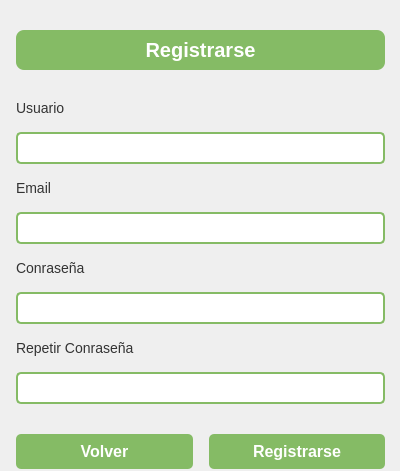
<?xml version="1.0" encoding="UTF-8"?>
<ui version="4.0">
 <class>Register</class>
 <widget class="QWidget" name="Register">
  <property name="geometry">
   <rect>
    <x>0</x>
    <y>0</y>
    <width>400</width>
    <height>471</height>
   </rect>
  </property>
  <property name="minimumSize">
   <size>
    <width>400</width>
    <height>471</height>
   </size>
  </property>
  <property name="windowTitle">
   <string>Form</string>
  </property>
  <property name="styleSheet">
   <string notr="true">/* Estilo general del fondo */
QWidget#Login {
    background-color: #F5F5F5;
}

/* Estilo del título &quot;Iniciar Sesión&quot; */
QLabel#Loginlabel {
    background-color: #85BB65;
    color: white;
    font-size: 20px;
    font-weight: bold;
    border-radius: 8px;
    padding: 8px;
}

/* Estilo de los labels */
QLabel {
    font-size: 14px;
    color: #333333;
}

/* Estilo de los campos de entrada */
QLineEdit {
    border: 2px solid #85BB65;
    border-radius: 5px;
    padding: 5px;
    font-size: 14px;
}
QLineEdit:focus {
    border: 2px solid #6FA24C;
}

/* Estilo de los botones */
QPushButton {
    background-color: #85BB65;
    color: white;
    font-size: 16px;
    font-weight: bold;
    border-radius: 5px;
    padding: 8px;
}
QPushButton:hover {
    background-color: #6FA24C;
}
QPushButton:pressed {
    background-color: #5C8E3E;
}</string>
  </property>
  <widget class="QWidget" name="verticalLayoutWidget">
   <property name="geometry">
    <rect>
     <x>0</x>
     <y>0</y>
     <width>401</width>
     <height>502</height>
    </rect>
   </property>
   <layout class="QVBoxLayout" name="ColumnaPrincipal">
    <property name="spacing">
     <number>16</number>
    </property>
    <property name="leftMargin">
     <number>16</number>
    </property>
    <property name="topMargin">
     <number>16</number>
    </property>
    <property name="rightMargin">
     <number>16</number>
    </property>
    <property name="bottomMargin">
     <number>16</number>
    </property>
    <item>
     <widget class="QLabel" name="Loginlabel">
      <property name="sizePolicy">
       <sizepolicy hsizetype="Preferred" vsizetype="Fixed">
        <horstretch>0</horstretch>
        <verstretch>0</verstretch>
       </sizepolicy>
      </property>
      <property name="frameShape">
       <enum>QFrame::Shape::Box</enum>
      </property>
      <property name="frameShadow">
       <enum>QFrame::Shadow::Plain</enum>
      </property>
      <property name="lineWidth">
       <number>2</number>
      </property>
      <property name="text">
       <string>Registrarse</string>
      </property>
      <property name="alignment">
       <set>Qt::AlignmentFlag::AlignCenter</set>
      </property>
     </widget>
    </item>
    <item>
     <layout class="QVBoxLayout" name="Campos">
      <item>
       <widget class="QLabel" name="UsuarioLabell">
        <property name="sizePolicy">
         <sizepolicy hsizetype="Preferred" vsizetype="Fixed">
          <horstretch>0</horstretch>
          <verstretch>0</verstretch>
         </sizepolicy>
        </property>
        <property name="text">
         <string>Usuario</string>
        </property>
       </widget>
      </item>
      <item>
       <widget class="QLineEdit" name="UsuarioEdit"/>
      </item>
      <item>
       <widget class="QLabel" name="EmailLabel">
        <property name="sizePolicy">
         <sizepolicy hsizetype="Preferred" vsizetype="Fixed">
          <horstretch>0</horstretch>
          <verstretch>0</verstretch>
         </sizepolicy>
        </property>
        <property name="text">
         <string>Email</string>
        </property>
       </widget>
      </item>
      <item>
       <widget class="QLineEdit" name="EmailEdit"/>
      </item>
      <item>
       <widget class="QLabel" name="ContrasnaLabel">
        <property name="sizePolicy">
         <sizepolicy hsizetype="Preferred" vsizetype="Fixed">
          <horstretch>0</horstretch>
          <verstretch>0</verstretch>
         </sizepolicy>
        </property>
        <property name="layoutDirection">
         <enum>Qt::LayoutDirection::LeftToRight</enum>
        </property>
        <property name="text">
         <string>Conraseña</string>
        </property>
       </widget>
      </item>
      <item>
       <widget class="QLineEdit" name="PasswordEdit"/>
      </item>
      <item>
       <widget class="QLabel" name="RepeatPassword">
        <property name="sizePolicy">
         <sizepolicy hsizetype="Preferred" vsizetype="Fixed">
          <horstretch>0</horstretch>
          <verstretch>0</verstretch>
         </sizepolicy>
        </property>
        <property name="layoutDirection">
         <enum>Qt::LayoutDirection::LeftToRight</enum>
        </property>
        <property name="text">
         <string>Repetir Conraseña</string>
        </property>
       </widget>
      </item>
      <item>
       <widget class="QLineEdit" name="RepeatPasswordEdit"/>
      </item>
     </layout>
    </item>
    <item>
     <layout class="QHBoxLayout" name="Botones">
      <item>
       <widget class="QPushButton" name="BackButon">
        <property name="text">
         <string>Volver</string>
        </property>
       </widget>
      </item>
      <item>
       <widget class="QPushButton" name="RegisterButtom">
        <property name="text">
         <string>Registrarse</string>
        </property>
       </widget>
      </item>
     </layout>
    </item>
   </layout>
  </widget>
 </widget>
 <resources/>
 <connections/>
</ui>
